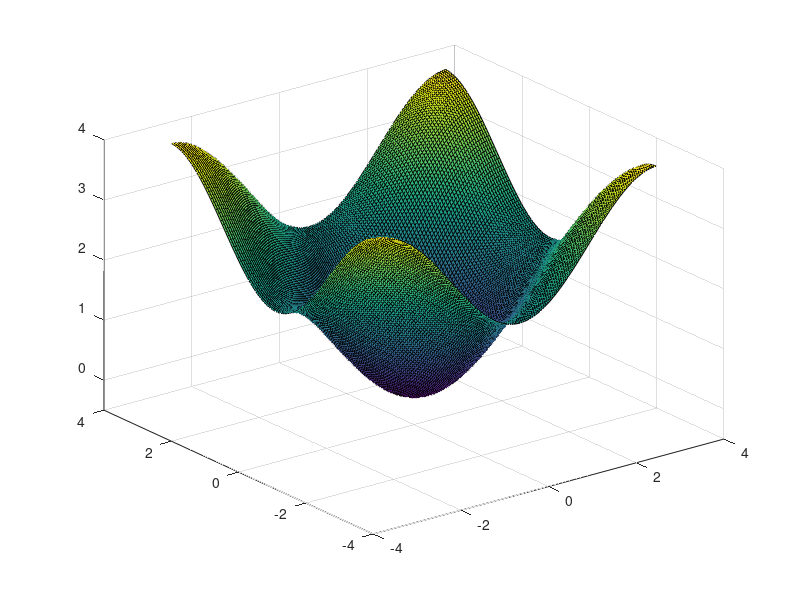

The MATLAB source for this figure:
close all;
clear all;
clc;
[X,Y]=meshgrid(-pi:.05:pi);
Z = 2-cos(X)-cos(Y);
surf(X,Y,Z),
axis([-4 4,-4 4,-0.5 4])

